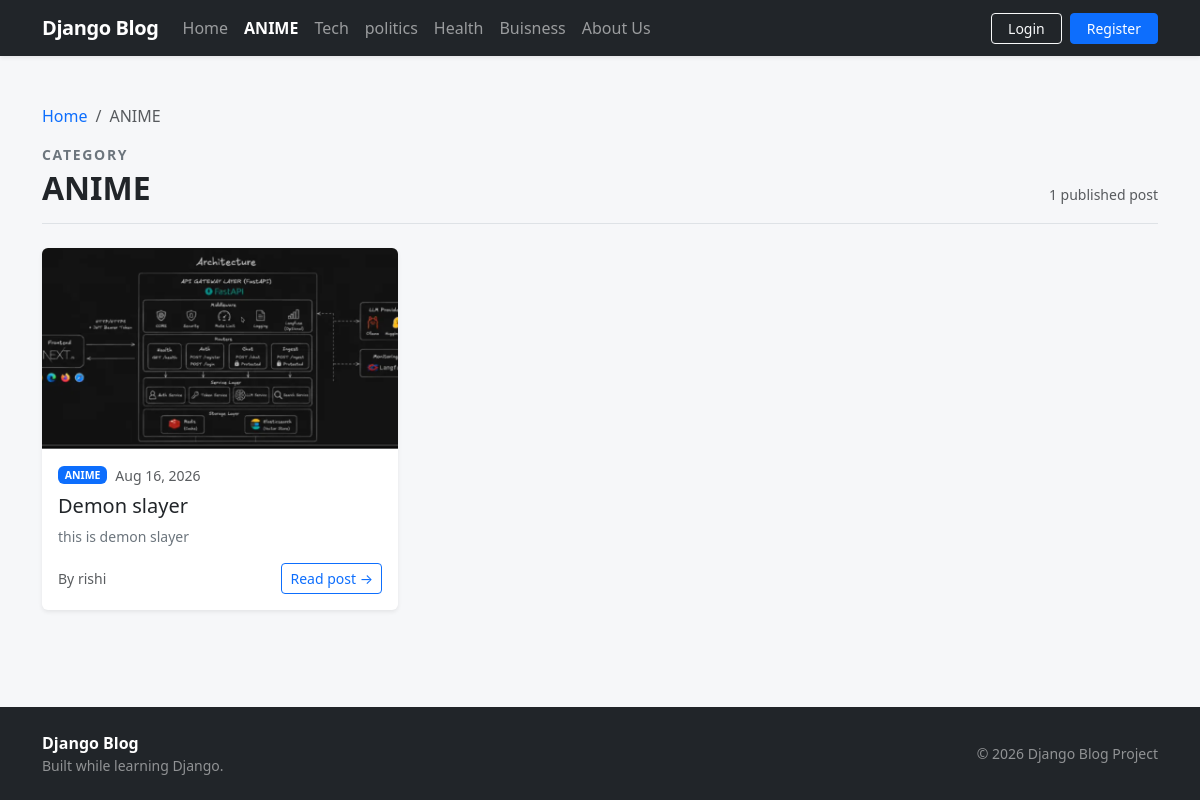
Page /category/1/ on the committed database.
### blogs/models.py (models this page shows, shortened)
class Category(models.Model):
    category_name = models.CharField(max_length=50, unique=True)
    created_at = models.DateTimeField(auto_now_add=True)
    updated_at = models.DateTimeField(auto_now=True)
    class Meta:
        verbose_name_plural = "categories"

class Blog(models.Model):
    title = models.CharField(max_length=100)
    slug = models.SlugField(max_length=150, unique=True)
    category = models.ForeignKey(Category, on_delete=models.CASCADE)
    author = models.ForeignKey(User, on_delete=models.CASCADE)
    feature_image = models.ImageField(upload_to="blog/uploads/%Y/%m/%d")
    short_description = models.TextField(max_length=500)
    blog_body = models.TextField(max_length=2000)
    status = models.CharField(
        max_length=20,
        choices=STATUS_CHOICES,
        default="Draft",
    )
    is_featured = models.BooleanField(default=False)
    created_at = models.DateTimeField(auto_now_add=True)
    updated_at = models.DateTimeField(auto_now=True)
    class Meta:
        ordering = ["-created_at"]

### blogs/views.py (the view)
# urls.py: path("<int:category_id>/", views.post_by_category, name="post_by_category"),
def post_by_category(request, category_id):
    category = get_object_or_404(Category, id=category_id)
    posts = (
        Blog.objects
        .filter(status="Published", category=category)
        .select_related("category", "author")
    )
    context = {
        "category": category,
        "posts": posts,
        "active_category_id": category.id,
    }
    return render(
        request,
        "blog/post_by_category.html",
        context
    )

### blogs/context_processors.py (called while the page is built)
def get_categories(request):
    categories = Category.objects.all()
    return {
        'categories': categories
    }

### templates/blog/post_by_category.html (shortened to what this page needs)
{% extends 'base.html' %}
{% block content %}
<nav aria-label="breadcrumb">
  <ol class="breadcrumb small">
    <li class="breadcrumb-item"><a href="{% url 'home' %}" class="text-decoration-none">Home</a></li>
    <li class="breadcrumb-item active" aria-current="page">{{ category.category_name }}</li>
  </ol>
</nav>
<header class="mb-4 pb-3 border-bottom">
  <p class="eyebrow text-uppercase small fw-semibold text-secondary mb-1">Category</p>
  <div class="d-flex flex-wrap align-items-baseline justify-content-between gap-2">
    <h1 class="h2 fw-bold mb-0">{{ category.category_name }}</h1>
    <span class="text-muted small">
      {{ posts|length }} published post{{ posts|length|pluralize }}
    </span>
  </div>
</header>
<div class="row row-cols-1 row-cols-md-2 row-cols-xl-3 g-4">
  {% for post in posts %}
    <div class="col">{% include 'blog/includes/post_card.html' %}</div>
  {% endfor %}
</div>
{% endblock %}

### templates/base.html (shortened to what this page needs)
<!DOCTYPE html>
<html lang="en">
<head>
    <link href="https://cdn.jsdelivr.net/npm/bootstrap@5.3.3/dist/css/bootstrap.min.css" rel="stylesheet">
    <link rel="stylesheet" href="https://cdn.jsdelivr.net/npm/bootstrap-icons@1.11.3/font/bootstrap-icons.min.css">
</head>
<body class="d-flex flex-column min-vh-100">
    <nav class="navbar navbar-expand-lg navbar-dark bg-dark sticky-top shadow-sm">
        <div class="container">
            <a class="navbar-brand fw-bold" href="{% url 'home' %}">Django Blog</a>
            <div class="collapse navbar-collapse" id="mainNav">
                <ul class="navbar-nav me-auto mb-2 mb-lg-0">
                    <li class="nav-item">
                        <a class="nav-link{% if request.path == '/' %} active fw-semibold{% endif %}"
                           href="{% url 'home' %}">Home</a>
                    </li>
                    {% for category in categories %}
                        <li class="nav-item">
                            <a class="nav-link{% if category.id == active_category_id %} active fw-semibold{% endif %}"
                               href="{% url 'post_by_category' category.id %}">{{ category.category_name }}</a>
                        </li>
                    {% endfor %}
                    <li class="nav-item">
                        <a class="nav-link" href="{% url 'about' %}">About Us</a>
                    </li>
                </ul>
                <div class="d-flex flex-column flex-lg-row gap-2 pt-2 pt-lg-0">
                    <a href="#" class="btn btn-outline-light btn-sm px-3">Login</a>
                    <a href="#" class="btn btn-primary btn-sm px-3">Register</a>
                </div>
            </div>
        </div>
    </nav>
    <main class="flex-grow-1 py-4 py-lg-5">
        <div class="container">
            {% block content %}{% endblock %}
        </div>
    </main>
    <footer class="bg-dark text-white-50 mt-auto py-4">
        <div class="container">
            <div class="row gy-3 align-items-center">
                <div class="col-md-6 text-center text-md-start">
                    <span class="fw-semibold text-white">Django Blog</span>
                    <span class="d-block small">Built while learning Django.</span>
                </div>
                <div class="col-md-6 text-center text-md-end small">
                    &copy; 2026 Django Blog Project
                </div>
            </div>
        </div>
    </footer>
</body>
</html>

### templates/blog/includes/post_card.html (shortened to what this page needs)
<article class="card post-card h-100 border-0 shadow-sm overflow-hidden">
    <a href="{% url 'post_detail' post.slug %}" class="d-block" tabindex="-1" aria-hidden="true">
        {% if post.feature_image %}
            <img src="{{ post.feature_image.url }}" class="post-thumb" alt="" loading="lazy">
        {% else %}
            <div class="post-thumb d-flex align-items-center justify-content-center text-secondary small">
                No image
            </div>
        {% endif %}
    </a>
    <div class="card-body d-flex flex-column">
        <div class="d-flex align-items-center gap-2 mb-2 small">
            <a href="{% url 'post_by_category' post.category.id %}"
               class="badge text-bg-primary text-decoration-none">{{ post.category.category_name }}</a>
            <span class="text-muted">{{ post.created_at|date:"M d, Y" }}</span>
        </div>
        <h3 class="card-title h5 mb-2">
            <a href="{% url 'post_detail' post.slug %}">{{ post.title }}</a>
        </h3>
        <p class="card-text text-secondary small clamp-3 mb-3">
            {{ post.short_description }}
        </p>
        <div class="mt-auto d-flex align-items-center justify-content-between">
            <span class="text-muted small">By {{ post.author.username|default:"Unknown" }}</span>
            <a href="{% url 'post_detail' post.slug %}" class="btn btn-sm btn-outline-primary">
                Read post &rarr;
            </a>
        </div>
    </div>
</article>

### templates/base.html (style rules this page uses)
:root { --bs-body-font-family: system-ui, -apple-system, "Segoe UI", Roboto, "Helvetica Neue", Arial, sans-serif; --brand-surface: #f6f7f9; }
body { background-color: var(--brand-surface); }
.post-thumb { width: 100%; aspect-ratio: 16 / 9; object-fit: cover; background-color: #e9ecef; }
.post-card { transition: transform .15s ease, box-shadow .15s ease; }
.post-card .card-title a { color: inherit; text-decoration: none; }
.clamp-3 { display: -webkit-box; -webkit-line-clamp: 3; -webkit-box-orient: vertical; overflow: hidden; }
.navbar-brand { letter-spacing: -.02em; }
.eyebrow { letter-spacing: .12em; }

### rows in the picture
Category: category_name "ANIME"
Category: category_name "Tech"
Category: category_name "politics"
Category: category_name "Health"
Category: category_name "Buisness"
Blog: feature_image (picture), category.category_name "ANIME", created_at "Aug 16, 2026", title "Demon slayer", short_description "this is demon slayer", author.username "rishi"

### other values in the picture
{{ posts|length }} "1"
